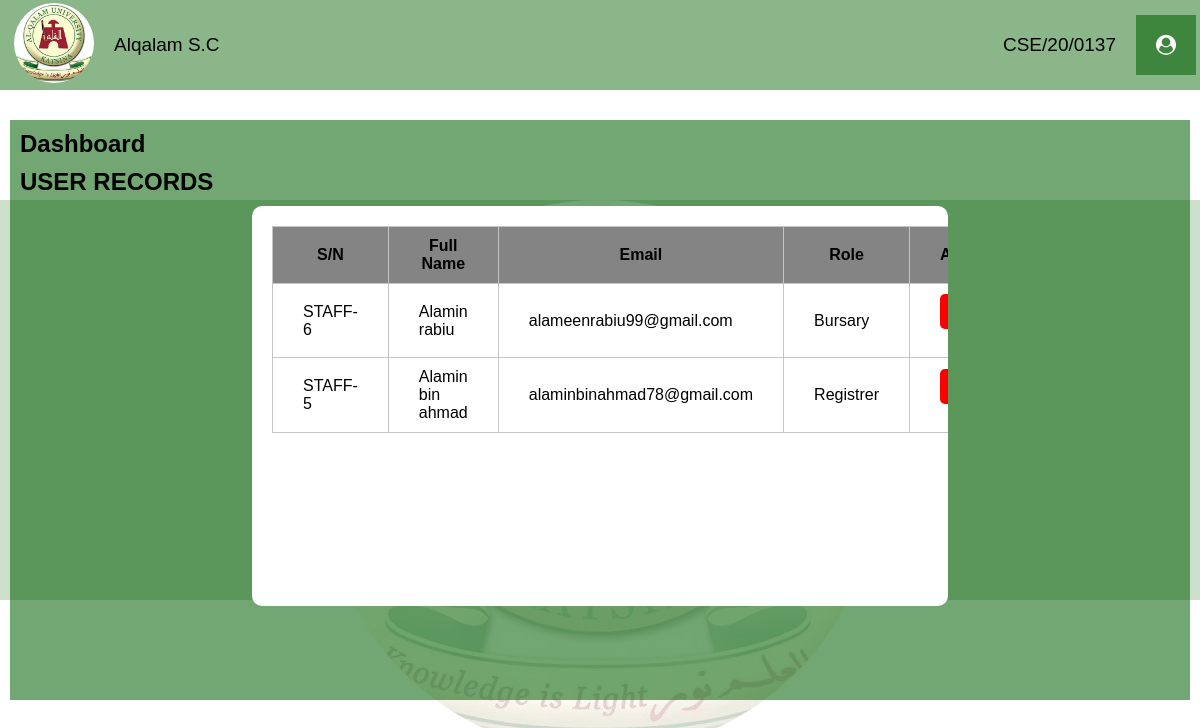
Page /user-record/ (signed in) on the committed database.
### SCSApp/models.py (models this page shows, shortened)
class Staff(models.Model):
    user = models.ForeignKey(User, on_delete=models.CASCADE)
    fullname = models.CharField(max_length=100, blank=True)
    email = models.EmailField(max_length=100, blank=True)
    role = models.EmailField(max_length=100, blank=True)

### SCSApp/views.py (the view)
# urls.py: path('user-record/', views.user_record, name='user-record'),
@login_required(login_url='/')
def user_record(request):
    current_user = User.objects.get(username=request.user)
    staffs = Staff.objects.all().order_by('-id')
    context = {
        "user": current_user,
        "staffs": staffs,
    }
    return render(request, 'dashboard/user-record.html', context)

### templates/dashboard/user-record.html (shortened to what this page needs)
{% load static %}
<!DOCTYPE html>
<html lang="en">
<head>
    <link rel="stylesheet" href="https://cdnjs.cloudflare.com/ajax/libs/font-awesome/4.7.0/css/font-awesome.min.css">
    <link rel="stylesheet" href="{% static 'style.css' %}">
</head>
<body>
    <div class="dasboard-con">
        <header>
            <ul>
                <li id="open">
                    <img src="{% static 'img/logo.jpeg' %}" alt="" height="80" width="80">
                </li>
                <li>Alqalam S.C</li>
            </ul>
            <ul>
                <li>{{user.username}}</li>
                <li><i class="fa fa-user-circle"></i></li>
            </ul>
        </header>
        <section class="body-section">
            <div class="body-content">
                <div class="body">
                    <a href="/dashboard">
                        <h2>Dashboard</h2>
                    </a>
                    <h2>USER RECORDS</h2>
                    <div class="cards">
                        <div class="table">
                            <table>
                                <thead>
                                    <th>S/N</th>
                                    <th>Full Name</th>
                                    <th>Email</th>
                                    <th>Role</th>
                                    <th>Action</th>
                                </thead>
                                <tbody>
                                    {% for staff in staffs %}
                                    <tr>
                                        <td>STAFF-{{staff.id}}</td>
                                        <td>{{staff.fullname}}</td>
                                        <td>{{staff.email}}</td>
                                        <td>{{staff.role}}</td>
                                        <td>
                                            <a href="/staff-delete/{{staff.user.id}}">
                                                <i class="fa fa-trash"></i>
                                            </a><br>
                                        </td>
                                    </tr>
                                    {% endfor %}
                                </tbody>
                            </table>
                        </div>
                    </div>
                </div>
            </div>
            <div class="mom-logo dash">
                <div class="logo">
                </div>
            </div>
        </section>
    </div>
</body>
</html>

### static/style.css (style rules this page uses)
* { margin: 0; font-family: sans-serif; text-decoration: none; color: black; }
h2, .row, .btn { margin-bottom: 10px; z-index: 1000; }
.fa { font-size: 20px; display: flex; flex-direction: row; align-items: center; }
.mom-logo { position: absolute; }
.logo { background-color: rgba(2, 96, 2); height: 50vh; width: 100vw; text-align: center; opacity: .2; z-index: -100; }
header { display: flex; flex-direction: row; align-items: center; justify-content: space-between; padding: 5px; position: fixed; width: 100%; background-color: rgba(2, 96, 2, 0.457); font-size: 19px; font-weight: 500; height: 10vh; z-index: 1000; }
header ul li img { border-radius: 50%; }
ul { display: flex; flex-direction: row; align-items: center; list-style: none; gap: 20px; padding: 9px; }
.body-section .dash { top: 200px; }
.body-content { position: absolute; left: 0; right: 0; top: 110px; background-color: rgba(2, 96, 2, 0.555); height: 70vh; margin: 10px; padding: 10px; z-index: 100; }
.body-content .body .cards { display: flex; flex-wrap: wrap; flex-direction: row; justify-content: space-around; z-index: 1000; }
.cards .fa-users, .fa-money, .fa-user, .fa-list, .fa-user-circle, .nav .fa-users, .fa-money, .fa-user, .fa-lock, .fa-id-card, .fa-building, .fa-id-badge, .fa-calendar, .fa-phone, .fa-envelope, .fa-check, .fa-print { background-color: rgba(2, 96, 2, 0.555); color: #fff; padding: 20px; }
.table { background-color: #fff; z-index: 100; width: 60%; padding: 20px; box-sizing: border-box; border-radius: 10px; height: 50vh; overflow: scroll; }
thead { background-color: rgb(133, 132, 132); }
table, tbody, thead, th, td { border: 1px solid rgb(197, 197, 197); border-collapse: collapse; padding: 10px 30px 10px 30px; }
.fa-trash { background-color: red; color: #fff; display: flex; flex-direction: column; align-items: center; padding: 10px; font-size: 15px; border-radius: 5px; }

### rows in the picture
Staff: id "6", fullname "Alamin rabiu", email "alameenrabiu99@gmail.com", role "Bursary"
Staff: id "5", fullname "Alamin bin ahmad", email "alaminbinahmad78@gmail.com", role "Registrer"

### other values in the picture
{{ user.username }} "CSE/20/0137"
